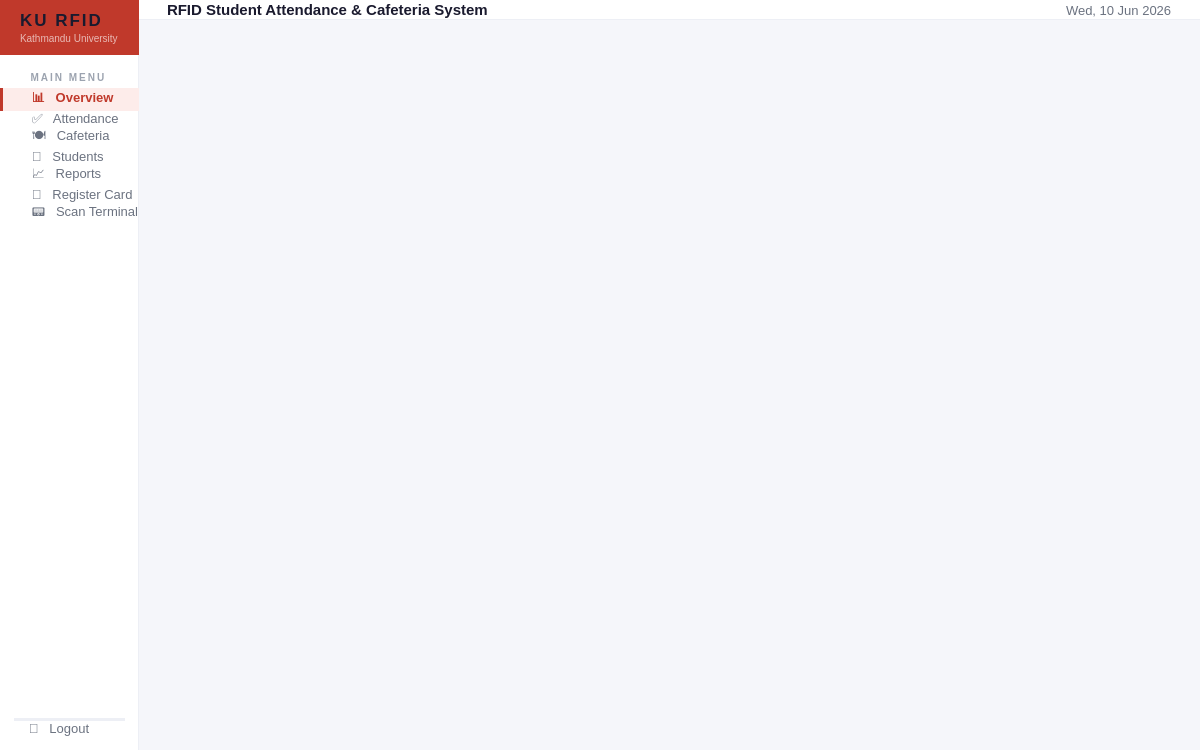
<?xml version='1.0' encoding='UTF-8'?>
<ui version="4.0">
 <class>DashboardPage</class>
 <widget class="QWidget" name="DashboardPage">
  <property name="geometry">
   <rect><x>0</x><y>0</y><width>1200</width><height>750</height></rect>
  </property>
  <property name="windowTitle"><string>Dashboard</string></property>
  <property name="styleSheet">
   <string notr="true">QWidget#DashboardPage { background-color: #F5F6FA; }</string>
  </property>

  
  <layout class="QHBoxLayout" name="rootLayout">
   <property name="spacing"><number>0</number></property>
   <property name="leftMargin"><number>0</number></property>
   <property name="topMargin"><number>0</number></property>
   <property name="rightMargin"><number>0</number></property>
   <property name="bottomMargin"><number>0</number></property>

   
   <item>
    <widget class="QWidget" name="sidebar">
     <property name="minimumWidth"><number>220</number></property>
     <property name="maximumWidth"><number>220</number></property>
     <property name="styleSheet">
      <string notr="true">QWidget#sidebar { background-color: #FFFFFF; border-right: 1px solid #EDEFF5; }</string>
     </property>

     <layout class="QVBoxLayout" name="sidebarLayout">
      <property name="spacing"><number>0</number></property>
      <property name="leftMargin"><number>0</number></property>
      <property name="topMargin"><number>0</number></property>
      <property name="rightMargin"><number>0</number></property>
      <property name="bottomMargin"><number>0</number></property>

      
      <item>
       <widget class="QWidget" name="brandWidget">
        <property name="minimumHeight"><number>68</number></property>
        <property name="maximumHeight"><number>68</number></property>
        <property name="styleSheet">
         <string notr="true">QWidget#brandWidget { background-color: #C0392B; }</string>
        </property>
        <layout class="QVBoxLayout" name="brandLayout">
         <property name="leftMargin"><number>20</number></property>
         <property name="topMargin"><number>10</number></property>
         <property name="rightMargin"><number>20</number></property>
         <property name="bottomMargin"><number>10</number></property>
         <property name="spacing"><number>2</number></property>
         <item>
          <widget class="QLabel" name="labelBrandName">
           <property name="text"><string>KU RFID</string></property>
           <property name="styleSheet">
            <string notr="true">color: #1A1A2E; font-size: 17px; font-weight: 800; letter-spacing: 2px; background: transparent;</string>
           </property>
          </widget>
         </item>
         <item>
          <widget class="QLabel" name="labelBrandSub">
           <property name="text"><string>Kathmandu University</string></property>
           <property name="styleSheet">
            <string notr="true">color: rgba(255,255,255,0.65); font-size: 10px; background: transparent;</string>
           </property>
          </widget>
         </item>
        </layout>
       </widget>
      </item>

      
      <item><spacer name="sbSp1"><property name="orientation"><enum>Qt::Vertical</enum></property><property name="sizeType"><enum>QSizePolicy::Fixed</enum></property><property name="sizeHint" stdset="0"><size><width>0</width><height>12</height></size></property></spacer></item>

      
      <item>
       <widget class="QLabel" name="labelMenuSection">
        <property name="text"><string>  MAIN MENU</string></property>
        <property name="styleSheet">
         <string notr="true">color: #9CA3AF; font-size: 10px; font-weight: 700; letter-spacing: 2px; padding: 4px 18px; background: transparent;</string>
        </property>
       </widget>
      </item>

      
      <item>
       <widget class="QPushButton" name="navBtnOverview">
        <property name="text"><string>   📊   Overview</string></property>
        <property name="minimumHeight"><number>46</number></property>
        <property name="checkable"><bool>true</bool></property>
        <property name="checked"><bool>true</bool></property>
        <property name="cursor"><cursorShape>PointingHandCursor</cursorShape></property>
        <property name="styleSheet">
         <string notr="true">QPushButton { background-color:transparent; color:#6B7280; border:none; border-left:3px solid transparent; text-align:left; padding-left:18px; font-size:13px; border-radius:0; }
QPushButton:hover { background-color:#F5F6FA; color:#1A1A2E; }
QPushButton:checked { background-color:#FDECEA; color:#C0392B; border-left:3px solid #C0392B; font-weight:600; }</string>
        </property>
       </widget>
      </item>

      
      <item>
       <widget class="QPushButton" name="navBtnAttendance">
        <property name="text"><string>   ✅   Attendance</string></property>
        <property name="minimumHeight"><number>46</number></property>
        <property name="checkable"><bool>true</bool></property>
        <property name="cursor"><cursorShape>PointingHandCursor</cursorShape></property>
        <property name="styleSheet">
         <string notr="true">QPushButton { background-color:transparent; color:#6B7280; border:none; border-left:3px solid transparent; text-align:left; padding-left:18px; font-size:13px; border-radius:0; }
QPushButton:hover { background-color:#F5F6FA; color:#1A1A2E; }
QPushButton:checked { background-color:#FDECEA; color:#C0392B; border-left:3px solid #C0392B; font-weight:600; }</string>
        </property>
       </widget>
      </item>

      
      <item>
       <widget class="QPushButton" name="navBtnCafeteria">
        <property name="text"><string>   🍽   Cafeteria</string></property>
        <property name="minimumHeight"><number>46</number></property>
        <property name="checkable"><bool>true</bool></property>
        <property name="cursor"><cursorShape>PointingHandCursor</cursorShape></property>
        <property name="styleSheet">
         <string notr="true">QPushButton { background-color:transparent; color:#6B7280; border:none; border-left:3px solid transparent; text-align:left; padding-left:18px; font-size:13px; border-radius:0; }
QPushButton:hover { background-color:#F5F6FA; color:#1A1A2E; }
QPushButton:checked { background-color:#FDECEA; color:#C0392B; border-left:3px solid #C0392B; font-weight:600; }</string>
        </property>
       </widget>
      </item>

      
      <item>
       <widget class="QPushButton" name="navBtnStudents">
        <property name="text"><string>   👥   Students</string></property>
        <property name="minimumHeight"><number>46</number></property>
        <property name="checkable"><bool>true</bool></property>
        <property name="cursor"><cursorShape>PointingHandCursor</cursorShape></property>
        <property name="styleSheet">
         <string notr="true">QPushButton { background-color:transparent; color:#6B7280; border:none; border-left:3px solid transparent; text-align:left; padding-left:18px; font-size:13px; border-radius:0; }
QPushButton:hover { background-color:#F5F6FA; color:#1A1A2E; }
QPushButton:checked { background-color:#FDECEA; color:#C0392B; border-left:3px solid #C0392B; font-weight:600; }</string>
        </property>
       </widget>
      </item>

      
      <item>
       <widget class="QPushButton" name="navBtnReports">
        <property name="text"><string>   📈   Reports</string></property>
        <property name="minimumHeight"><number>46</number></property>
        <property name="checkable"><bool>true</bool></property>
        <property name="cursor"><cursorShape>PointingHandCursor</cursorShape></property>
        <property name="styleSheet">
         <string notr="true">QPushButton { background-color:transparent; color:#6B7280; border:none; border-left:3px solid transparent; text-align:left; padding-left:18px; font-size:13px; border-radius:0; }
QPushButton:hover { background-color:#F5F6FA; color:#1A1A2E; }
QPushButton:checked { background-color:#FDECEA; color:#C0392B; border-left:3px solid #C0392B; font-weight:600; }</string>
        </property>
       </widget>
      </item>

      
      <item>
       <widget class="QPushButton" name="navBtnRegister">
        <property name="text"><string>   🪪   Register Card</string></property>
        <property name="minimumHeight"><number>46</number></property>
        <property name="checkable"><bool>true</bool></property>
        <property name="cursor"><cursorShape>PointingHandCursor</cursorShape></property>
        <property name="styleSheet">
         <string notr="true">QPushButton { background-color:transparent; color:#6B7280; border:none; border-left:3px solid transparent; text-align:left; padding-left:18px; font-size:13px; border-radius:0; }
QPushButton:hover { background-color:#F5F6FA; color:#1A1A2E; }
QPushButton:checked { background-color:#FDECEA; color:#C0392B; border-left:3px solid #C0392B; font-weight:600; }</string>
        </property>
       </widget>
      </item>

      
      <item>
       <widget class="QPushButton" name="navBtnScan">
        <property name="text"><string>   📟   Scan Terminal</string></property>
        <property name="minimumHeight"><number>46</number></property>
        <property name="checkable"><bool>true</bool></property>
        <property name="cursor"><cursorShape>PointingHandCursor</cursorShape></property>
        <property name="styleSheet">
         <string notr="true">QPushButton { background-color:transparent; color:#6B7280; border:none; border-left:3px solid transparent; text-align:left; padding-left:18px; font-size:13px; border-radius:0; }
QPushButton:hover { background-color:#F5F6FA; color:#1A1A2E; }
QPushButton:checked { background-color:#FDECEA; color:#C0392B; border-left:3px solid #C0392B; font-weight:600; }</string>
        </property>
       </widget>
      </item>

      

      
      <item>
       <spacer name="sbSpacer">
        <property name="orientation"><enum>Qt::Vertical</enum></property>
        <property name="sizeHint" stdset="0"><size><width>20</width><height>40</height></size></property>
       </spacer>
      </item>

      
      <item>
       <widget class="QFrame" name="sidebarDivider">
        <property name="frameShape"><enum>QFrame::HLine</enum></property>
        <property name="frameShadow"><enum>QFrame::Sunken</enum></property>
        <property name="styleSheet">
         <string notr="true">background-color: #EDEFF5; border: none; margin: 0 14px;</string>
        </property>
       </widget>
      </item>

      
      <item>
       <widget class="QPushButton" name="pushButtonLogout">
        <property name="text"><string>   🚪   Logout</string></property>
        <property name="minimumHeight"><number>46</number></property>
        <property name="cursor"><cursorShape>PointingHandCursor</cursorShape></property>
        <property name="styleSheet">
         <string notr="true">QPushButton { background-color:transparent; color:#6B7280; border:none; text-align:left; padding-left:18px; font-size:13px; border-radius:0; }
QPushButton:hover { background-color:#FCE4E1; color:#E74C3C; }</string>
        </property>
       </widget>
      </item>

      <item><spacer name="sbSp2"><property name="orientation"><enum>Qt::Vertical</enum></property><property name="sizeType"><enum>QSizePolicy::Fixed</enum></property><property name="sizeHint" stdset="0"><size><width>0</width><height>14</height></size></property></spacer></item>

     </layout>
    </widget>
   </item>

   
   <item>
    <widget class="QWidget" name="contentArea">
     <property name="styleSheet">
      <string notr="true">QWidget#contentArea { background-color: #F5F6FA; }</string>
     </property>

     <layout class="QVBoxLayout" name="contentAreaLayout">
      <property name="spacing"><number>0</number></property>
      <property name="leftMargin"><number>0</number></property>
      <property name="topMargin"><number>0</number></property>
      <property name="rightMargin"><number>0</number></property>
      <property name="bottomMargin"><number>0</number></property>

      
      <item>
       <widget class="QWidget" name="topBar">
        <property name="minimumHeight"><number>58</number></property>
        <property name="maximumHeight"><number>58</number></property>
        <property name="styleSheet">
         <string notr="true">QWidget#topBar { background-color: #FFFFFF; border-bottom: 1px solid #EDEFF5; }</string>
        </property>
        <layout class="QHBoxLayout" name="topBarLayout">
         <property name="leftMargin"><number>28</number></property>
         <property name="topMargin"><number>0</number></property>
         <property name="rightMargin"><number>28</number></property>
         <property name="bottomMargin"><number>0</number></property>
         <item>
          <widget class="QLabel" name="labelTopTitle">
           <property name="text"><string>RFID Student Attendance &amp; Cafeteria System</string></property>
           <property name="styleSheet">
            <string notr="true">color: #1A1A2E; font-size: 15px; font-weight: 700; background: transparent;</string>
           </property>
          </widget>
         </item>
         <item>
          <spacer name="topBarSpacer">
           <property name="orientation"><enum>Qt::Horizontal</enum></property>
           <property name="sizeHint" stdset="0"><size><width>40</width><height>20</height></size></property>
          </spacer>
         </item>
         <item>
          <widget class="QLabel" name="labelTopDate">
           <property name="text"><string>Wed, 10 Jun 2026</string></property>
           <property name="styleSheet">
            <string notr="true">color: #6B7280; font-size: 13px; background: transparent;</string>
           </property>
          </widget>
         </item>
        </layout>
       </widget>
      </item>

      
      <item>
       <widget class="QStackedWidget" name="stackedWidget">
        <property name="currentIndex"><number>0</number></property>

        
        </widget>
      </item>

     </layout>
    </widget>
   </item>

  </layout>
 </widget>
 <resources />
 <connections />
</ui>
